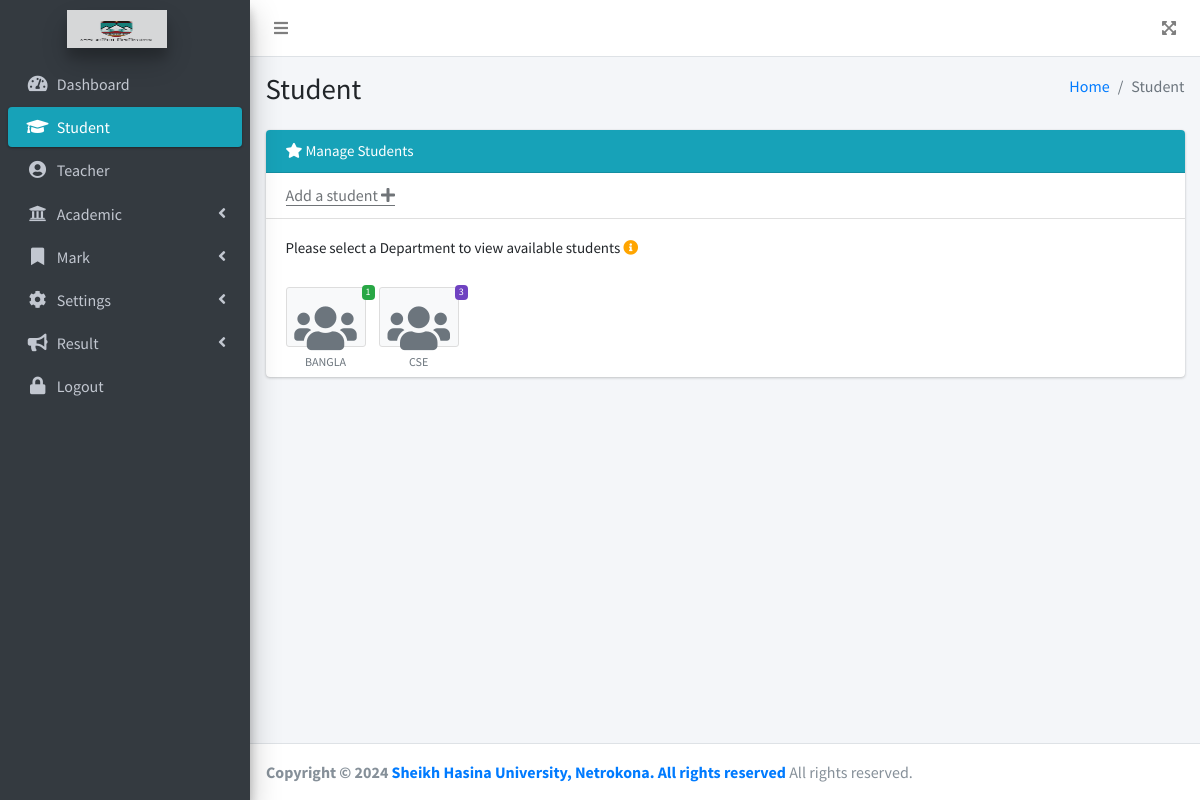
Page /admin/student (signed in) on the committed database.
### tables this page shows
CREATE TABLE `general_settings` (
  `id` int(11) NOT NULL,
  `email` varchar(255) NOT NULL,
  `phone_no` char(11) DEFAULT NULL,
  `address` varchar(255) NOT NULL,
  `footer` varchar(255) NOT NULL,
  `logo` varchar(255) NOT NULL,
  `admin_login_bg` varchar(255) NOT NULL,
  `teacher_login_bg` varchar(255) NOT NULL,
  `result_bg` varchar(255) NOT NULL,
  `main_url` varchar(255) NOT NULL,
  `VC_name` varchar(255) NOT NULL,
  `student_login_bg` varchar(255) NOT NULL,
  `varsity_name` char(50) DEFAULT NULL
);

CREATE TABLE `department` (
  `dept_name` varchar(255) NOT NULL,
  `chairman_name` varchar(50) NOT NULL
);

### admin/includes/database.php (called while the page is built, shortened)
<?php
class Database{
    private $host = DB_HOST;
    private $user = DB_USER;
    private $password = DB_PASS;
    private $database = DB_NAME;
    private $dbh;
    private $stmt;
    public function __construct()
    {
        $dsn = "mysql:host=".$this->host.";dbname=".$this->database;
        $options = array(
            PDO::ATTR_PERSISTENT => true,
            PDO::ATTR_ERRMODE => PDO::ERRMODE_EXCEPTION
        );
        try{
            $this->dbh = new PDO($dsn, $this->user, $this->password, $options);
        }catch (PDOException $err){
            $this->error = $err->getMessage();
        }
    }
    public function query($query){
        $this->stmt = $this->dbh->prepare($query);
    }
    public function execute(){
        return $this->stmt->execute();
    }
    public function fetchMultiple(){
        $this->execute();
        return $this->stmt->fetchAll(PDO::FETCH_OBJ);
    }
    public function fetchSingle(){
        $this->execute();
        return $this->stmt->fetch(PDO::FETCH_OBJ);
    }
    public function fetchColumn(){
        $this->execute();
        return $this->stmt->fetchColumn();
    }
}

### admin/includes/functions.php (called while the page is built, shortened)
<?php
class Functions extends Database{
    public function base_url()
    {
        $sql = "SELECT main_url FROM general_settings";
        $this->query($sql);
        $new_url = $this->fetchColumn()."/admin/";
        return $new_url;
    }
}

### admin/student.php (the view, shortened to what this page needs)
<?php
if (isset($_SESSION['username'])) {
?>
    <!DOCTYPE html>
    <html lang="en">
    <head>
        <?php include('includes/styles.php'); ?>
    </head>
    <body class="hold-transition sidebar-mini layout-fixed">
        <div class="wrapper">
            <?php include('includes/notifications.php'); ?>
            <?php include('includes/sidebar.php'); ?>
            <div class="content-wrapper">
                <div class="content-header">
                    <div class="container-fluid">
                        <div class="row mb-2">
                            <div class="col-sm-6">
                                <h1 class="m-0">Student </h1>
                            </div>
                            <div class="col-sm-6">
                                <ol class="breadcrumb float-sm-right">
                                    <li class="breadcrumb-item"><a href="<?php echo $conn->base_url(); ?>">Home</a></li>
                                    <li class="breadcrumb-item active">Student</li>
                                </ol>
                            </div>
                        </div>
                    </div>
                </div>
                <section class="content">
                    <div class="container-fluid">
                        <div class="row">
                            <section class="col-lg-12 connectedSortable">
                                <div class="card">
                                    <div class="card-header" style="background: #17a2b8; color: #fff;">
                                        <h3 class="card-title" style="font-size: 15px;">
                                            <i class="fa fa-star"></i>
                                            Manage Students
                                        </h3>
                                    </div>
                                    <div class="card-header">
                                        <h3 class="card-title">
                                            <a href="<?php echo $conn->base_url(); ?>add-student">Add a student
                                                <i class="fa fa-plus"></i>
                                            </a>
                                        </h3>
                                    </div>
                                    <div class="card-body">
                                        <h3 class="card-title text-center" style="font-size: 15px;">
                                            Please select a Department to view available students
                                            <i class="fa fa-info-circle" data-toggle="tooltip" title="N:B: Only Departments with students added
                                        are clickable"></i>
                                        </h3>
                                        <br><br>
                                        <div>
                                            <?php
                                            $sql = "SELECT department.dept_name, COUNT(student.reg_no) AS students_available
                                             FROM department   JOIN student ON department.dept_name = student.dept_name
                                              GROUP BY department.dept_name";
                                            $conn->query($sql);
                                            $result = $conn->fetchMultiple();
                                            $badge_color = array('bg-success', 'bg-purple', 'bg-warning', 'bg-info', 'bg-danger', 'bg-teal');
                                            foreach ($result as $n => $dept) {
                                                $dept_id = $dept->dept_name;
                                                $students_available = $dept->students_available;
                                                $link =  $base_url . "student/$dept_id";
                                            ?>
                                                <a class="btn btn-app" <?php if ($students_available != 0) {
                                                                            echo "href='$link'";
                                                                        } ?>>
                                                    <span class="badge <?php echo $badge_color[$n]; ?>" data-toggle="tooltip" title="<?php echo $students_available; ?> student(s) available in department <?php echo $dept_id; ?>">
                                                        <?php echo $students_available; ?>
                                                    </span>
                                                    <i class="fas fa-users" style="font-size: 50px;"> </i>
                                                    <?php echo ucwords($dept_id); ?>
                                                </a>
                                            <?php
                                            }
                                            ?>
                                        </div>
                                    </div>
                                </div>
                            </section>
                        </div>
                    </div>
                </section>
            </div>
            <?php include 'includes/footer.php'; ?>
            <?php
        }
            ?>

### admin/includes/sidebar.php (shortened to what this page needs)
<aside class="main-sidebar sidebar-dark-primary elevation-4">
    <a href="<?php echo $base_url; ?>" class="brand-link">
        <img src="<?php echo $conn->base_url(); ?>upload/<?php echo $logo; ?>" alt="<?php echo $logo; ?>" class="brand-image img-circles elevation-4" style="opacity: .8">
    </a>
    <div class="sidebar">
        <nav class="mt-2">
            <ul class="nav nav-pills nav-sidebar flex-column" data-widget="treeview" role="menu" data-accordion="false">
                <li class="nav-item">
                    <a href="<?php echo $conn->base_url();  ?>" <?php
                                                                if (basename($_SERVER['SCRIPT_NAME']) == 'index.php') {
                                                                    echo 'class = "nav-link active"';
                                                                } else {
                                                                    echo 'class = "nav-link"';
                                                                }
                                                                ?>>
                        <i class="nav-icon fas fa-tachometer-alt"></i>
                        <p>
                            Dashboard
                        </p>
                    </a>
                </li>
                <li class="nav-item">
                    <a href="<?php echo $conn->base_url(); ?>student" <?php
                                                                        if (
                                                                            basename($_SERVER['SCRIPT_NAME']) == 'student.php'
                                                                            || basename($_SERVER['SCRIPT_NAME']) == 'add-student.php'
                                                                            || basename($_SERVER['SCRIPT_NAME']) == 'edit-student.php'
                                                                            || basename($_SERVER['SCRIPT_NAME']) == 'view-student.php'
                                                                        ) {
                                                                            echo 'class = "nav-link active"';
                                                                        } else {
                                                                            echo 'class = "nav-link"';
                                                                        }
                                                                        ?>>
                        <i class="nav-icon fas fa-graduation-cap"></i>
                        <p>
                            Student
                        </p>
                    </a>
                </li>
                <li class="nav-item">
                    <a href="<?php echo $conn->base_url(); ?>teacher" <?php
                                                                        if (
                                                                            basename($_SERVER['SCRIPT_NAME']) == 'teacher.php'
                                                                            || basename($_SERVER['SCRIPT_NAME']) == 'add-teacher.php'
                                                                            || basename($_SERVER['SCRIPT_NAME']) == 'view-teacher.php'
                                                                            || basename($_SERVER['SCRIPT_NAME']) == 'edit-teacher.php'
                                                                        ) {
                                                                            echo 'class = "nav-link active"';
                                                                        } else {
                                                                            echo 'class = "nav-link"';
                                                                        }
                                                                        ?>>
                        <i class="nav-icon fas fa-user-circle"></i>
                        <p>
                            Teacher
                        </p>
                    </a>
                </li>
                <li <?php
                    if (
                        basename($_SERVER['SCRIPT_NAME']) == 'dept.php'
                        || basename($_SERVER['SCRIPT_NAME']) == 'session.php'
                        || basename($_SERVER['SCRIPT_NAME']) == 'add-session.php'
                        || basename($_SERVER['SCRIPT_NAME']) == 'edit-session.php'
                        || basename($_SERVER['SCRIPT_NAME']) == 'subject.php'
                        || basename($_SERVER['SCRIPT_NAME']) == 'add-dept.php'
                        || basename($_SERVER['SCRIPT_NAME']) == 'edit-dept.php'
                        || basename($_SERVER['SCRIPT_NAME']) == 'edit-subject.php'
                        || basename($_SERVER['SCRIPT_NAME']) == 'add-subject.php'
                    ) {
                        echo 'class = "nav-item menu-open"';
                    } else {
                        echo 'class = "nav-item"';
                    }
                    ?>>
                    <a href="#" class="nav-link">
                        <i class="nav-icon fas fa-university"></i>
                        <p>
                            Academic
                            <i class="fas fa-angle-left right"></i>
                        </p>
                    </a>
                </li>
                <li <?php
                    if (
                        basename($_SERVER['SCRIPT_NAME']) == 'mark.php'
                        || basename($_SERVER['SCRIPT_NAME']) == 'view-mark.php'
                        || basename($_SERVER['SCRIPT_NAME']) == 'add-mark.php'
                    ) {
                        echo 'class = "nav-item menu-open"';
                    } else {
                        echo 'class = "nav-item"';
                    }
                    ?>>
                    <a href="#" class="nav-link">
                        <i class="nav-icon fas fa-bookmark"></i>
                        <p>
                            Mark
                            <i class="fas fa-angle-left right"></i>
                        </p>
                    </a>
                </li>
                <li <?php
                    if (
                        basename($_SERVER['SCRIPT_NAME']) == 'settings.php'
                    ) {
                        echo 'class = "nav-item menu-open"';
                    } else {
                        echo 'class = "nav-item"';
                    }
                    ?>>
                    <a href="#" class="nav-link">
                        <i class="nav-icon fas fa-cog"></i>
                        <p>
                            Settings
                            <i class="fas fa-angle-left right"></i>
                        </p>
                    </a>
                </li>
                <li <?php
                    if (basename($_SERVER['SCRIPT_NAME']) == 'result.php') {
                        echo 'class = "nav-item menu-open"';
                    } else {
                        echo 'class = "nav-item"';
                    }
                    ?>>
                    <a href="#" class="nav-link">
                        <i class="nav-icon fas fa-bullhorn"></i>
                        <p>
                            Result
                            <i class="fas fa-angle-left right"></i>
                        </p>
                    </a>
                </li>
                <li class="nav-item">
                    <a href="<?php echo $conn->base_url(); ?>logout" <?php
                                                                        if (basename($_SERVER['SCRIPT_NAME']) == 'logout.php') {
                                                                            echo 'class = "nav-link active"';
                                                                        } else {
                                                                            echo 'class = "nav-link"';
                                                                        }
                                                                        ?>>
                        <i class="nav-icon fas fa-lock"></i>
                        <p>Logout
                        </p>
                    </a>
                </li>
            </ul>
        </nav>
    </div>
</aside>

### admin/includes/footer.php (shortened to what this page needs)
<footer class="main-footer">
    <strong>Copyright &copy; <?php echo date('Y'); ?> <a href="<?php echo $main_url; ?>"><?php echo $footer; ?></a></strong>
    All rights reserved.
</footer>
</div>
</body>
</html>

### rows in the picture
general_settings: main_url+logo (picture), footer "Sheikh Hasina University, Netrokona. All rights reserved"
department: students_available "1", dept_name "BANGLA"
department: students_available "3", dept_name "CSE"
